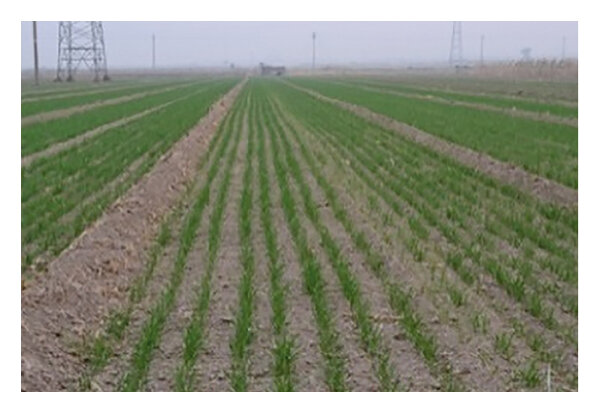
#> input picture dataset_inference/frame_1.png, 600 x 413 px; its folder holds 2 pictures in this run
$ python binarize_images.py --input dataset_inference --output out
#> lines starting #> are read from the running program, lines starting #| are printed output that depends on the picture; after the words box and inside, x2 and y2 are one past the last pixel; in counts of white or black regions, pixels touching at a corner belong together
#> in process_images, image is the input picture: shape (413, 600, 3); mean B, G, R 127.9, 145.4, 141.1
'''
Descrição: O script binariza os frames utilizando o índice ExG (Excess Green Index),
           para detectar vegetação.
           Configura argumentos para entrada e saída de diretórios, processa as imagens
           conforme o índice ExG, e salva os resultados binarizados em um diretório de saída.
Data:      05/08/2024
'''

# Importação das bibliotecas
import os  # Manipulação de arquivos e diretórios
import argparse  # Argumentos na linha de comando
import cv2  # Manipulação de dados de imagem
import numpy as np  # Operações numéricas

# Configuração dos argumentos de comando
parser = argparse.ArgumentParser(description='Binarização de imagens de blocos para detecção de vegetação.')
parser.add_argument('--input', type=str, required=True, help='Caminho do diretório contendo as imagens RGB.')
parser.add_argument('--output', type=str, required=True, help='Diretório de saída para imagens binarizadas.')

# Análise dos argumentos fornecidos no terminal
args = parser.parse_args()

# Função que calcula o índice ExG (Excess Green Index) para cada pixel da imagem RGB.
# Formula: ExG = 2 * G - R - B
def calculate_exg(image):

    # Converte a imagem para o formato RGB.
    image_rgb = cv2.cvtColor(image, cv2.COLOR_BGR2RGB)

    # Extrai os canais de cor R (vermelho), G (verde) e B (azul)
    R, G, B = image_rgb[:, :, 0], image_rgb[:, :, 1], image_rgb[:, :, 2]
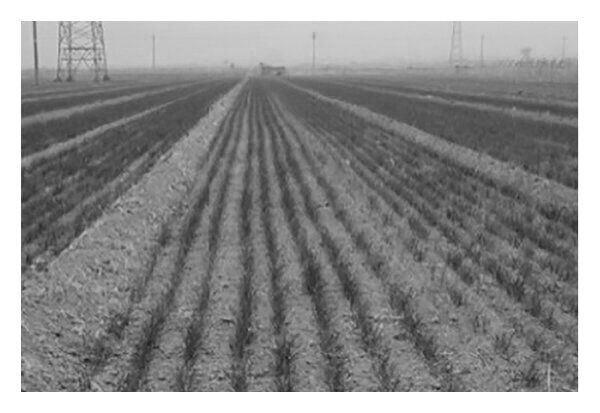
#> R: shape (413, 600); min 26, max 255, mean 141.1
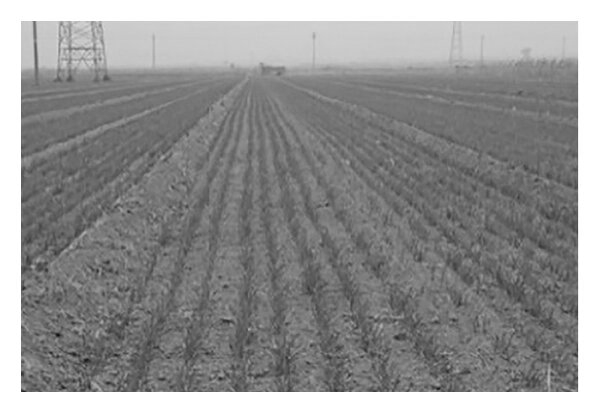
#> G: shape (413, 600); min 12, max 255, mean 145.4
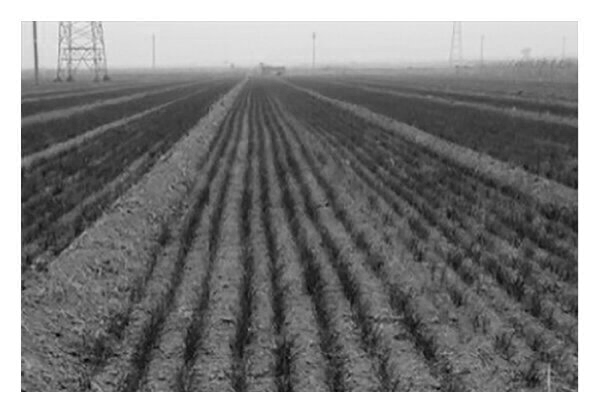
#> B: shape (413, 600); min 0, max 255, mean 127.9

    # Calcula o índice ExG
    exg = 2 * G - R - B
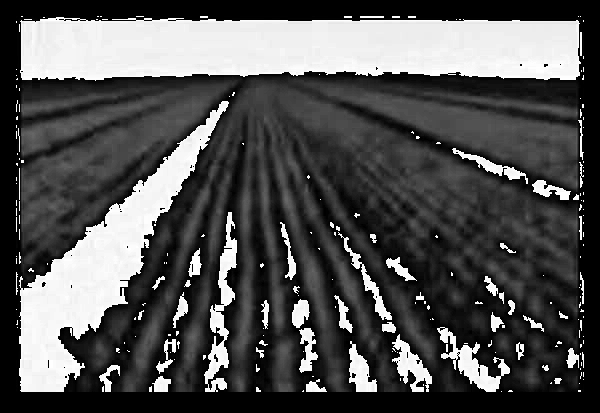
#> exg: shape (413, 600); min 0, max 255, mean 83.1

    return exg

# Função que binaliza a imagem
# Pixels com ExG acima do limiar são definidos como 1 (vegetação),
# e pixels com ExG abaixo do limiar são definidos como 0 (sem vegetação).
def binarize_image(image, threshold=30):

    # Calcula o índice ExG
    exg = calculate_exg(image)

    # Binariza com base no limiar
    _, binary_image = cv2.threshold(exg, threshold, 1, cv2.THRESH_BINARY)
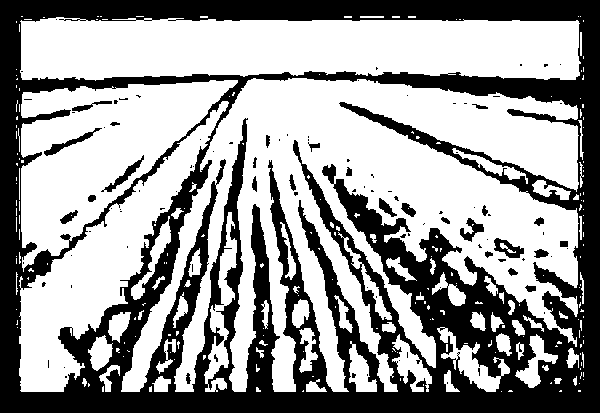
#> binary_image: shape (413, 600); values 0 (black) and 1 (white), 60.7% white; 103 black regions (76 under 20 px), largest, box (x1, y1, x2, y2) and area: (0, 0, 600, 413) 94495, (44, 128, 102, 156) 307, (494, 238, 524, 258) 293

    # Converte a imagem binarizada para o formato uint8 (0 e 1)
    binary_image = binary_image.astype(np.uint8)

    return binary_image

# Função que processa e binariza as imagens no diretório de entrada e salva no diretório de saída.
def process_images(input_dir, output_dir):

    # Cria o diretório de saída se não existir
    os.makedirs(output_dir, exist_ok=True)

    # Itera sobre todos os arquivos no diretório de entrada
    for filename in os.listdir(input_dir):
        if filename.lower().endswith(('.png', '.jpg')):
            # Constrói o caminho completo do arquivo
            file_path = os.path.join(input_dir, filename)

            # Abre a imagem
            image = cv2.imread(file_path)

            # Verifica se a imagem foi carregada corretamente
            if image is not None:
                # Binariza a imagem
                binary_image = binarize_image(image)

                # Constrói o caminho completo do arquivo de saída
                output_path = os.path.join(output_dir, filename)

                # Salva a imagem binarizada como PNG
                cv2.imwrite(output_path, binary_image * 255)  # Multiplica por 255 para salvar corretamente como imagem de 8 bits

                # Exibe uma mensagem de progresso
                print(f"Imagem binarizada salva como {output_path}")
            else:
                print(f"Não foi possível carregar a imagem {file_path}")
#> pass 2 of the loop in process_images, `for filename in os.listdir(input_dir):`:
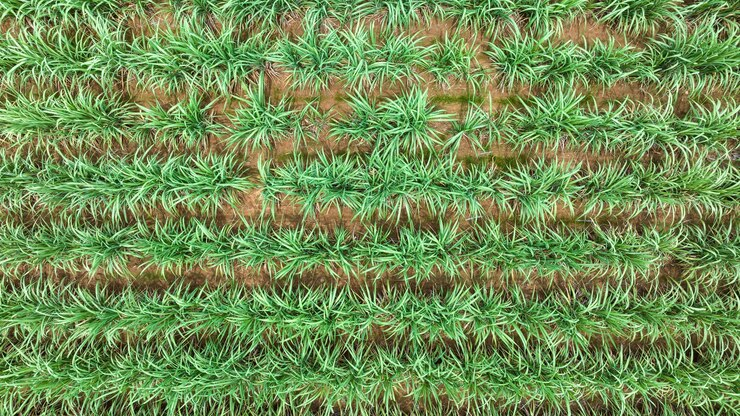
#> input picture dataset_inference/frame_5.jpg, 740 x 416 px
#> in process_images, image is the input picture: shape (416, 740, 3); mean B, G, R 84.8, 142.9, 113.5
#> image_rgb: shape (416, 740, 3)
#> R: shape (416, 740)
#> G: shape (416, 740)
#> B: shape (416, 740)
#> in calculate_exg (call 2), `exg = 2 * G - R - B`:
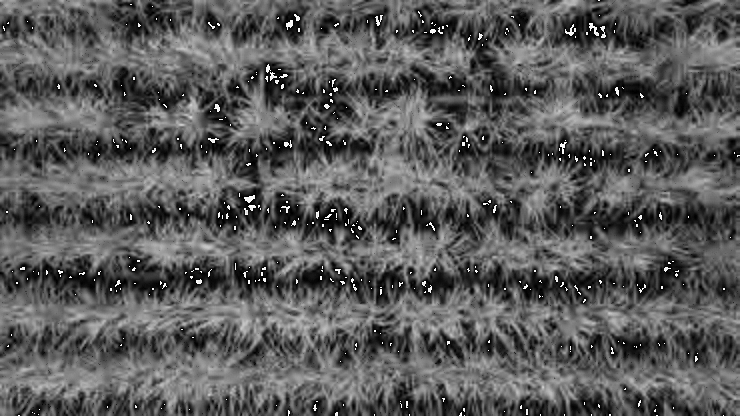
#> exg: shape (416, 740); min 0, max 255, mean 89.8
#> in binarize_image (call 2), `_, binary_image = cv2.threshold(exg, threshold, 1, cv2.THRESH_BINARY)`:
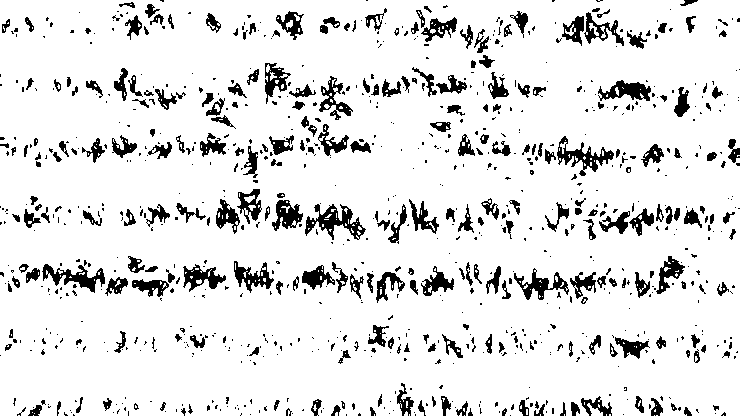
#> binary_image: shape (416, 740); values 0 (black) and 1 (white), 89.1% white; 916 black regions (649 under 20 px), largest, box (x1, y1, x2, y2) and area: (305, 204, 366, 240) 866, (557, 136, 614, 176) 727, (42, 264, 105, 293) 695

    print("Processamento concluído.")

# Chama a função principal com os argumentos fornecidos
process_images(args.input, args.output)
